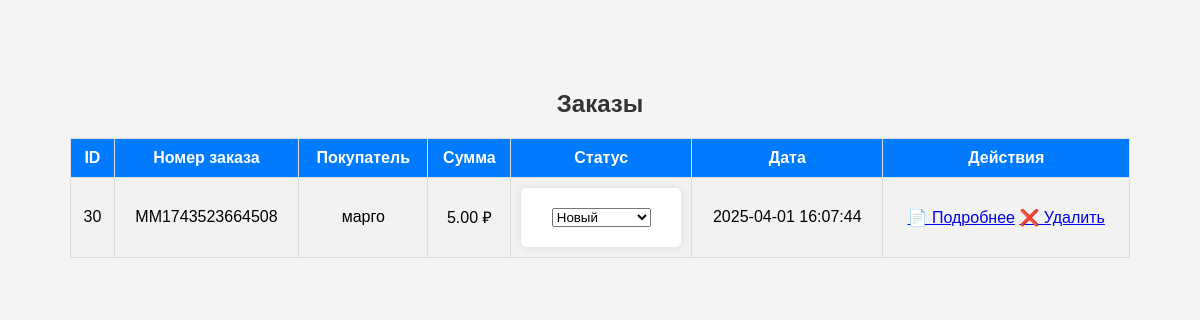
The page /admin/orders.php (signed in) on the database as committed earlier.
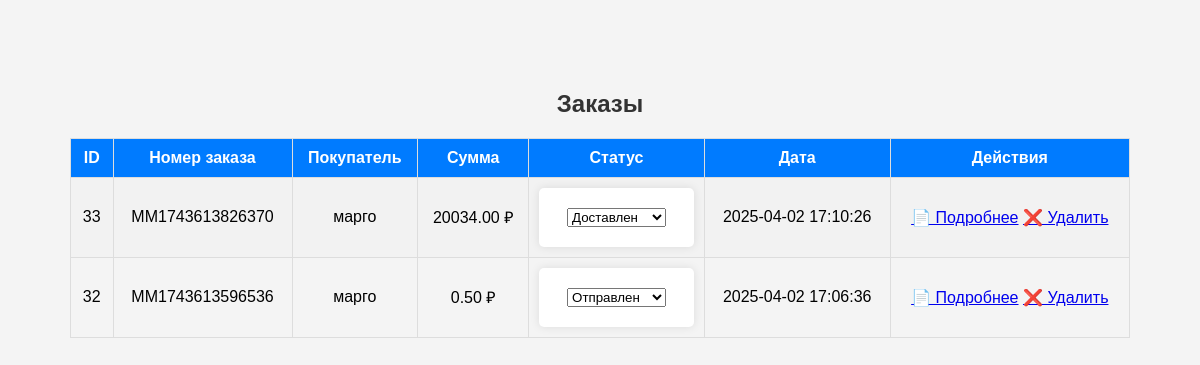
The same page on the database as committed later.
### tables this page shows
CREATE TABLE `orders` (
  `id` int(11) NOT NULL AUTO_INCREMENT,
  `order_number` varchar(50) NOT NULL,
  `user_name` varchar(255) NOT NULL,
  `phone` varchar(20) NOT NULL,
  `email` varchar(100) NOT NULL,
  `address` text NOT NULL,
  `total_price` decimal(10,2) NOT NULL,
  `created_at` timestamp NOT NULL DEFAULT current_timestamp(),
  `user_id` int(11) DEFAULT NULL,
  `status` varchar(50) NOT NULL DEFAULT 'Новый',
  `name` varchar(255) NOT NULL,
  `delivery` varchar(100) NOT NULL,
  `payment` varchar(100) NOT NULL,
  `discount` decimal(10,2) NOT NULL DEFAULT 0.00,
  `total_discount` decimal(10,2) NOT NULL DEFAULT 0.00,
  PRIMARY KEY (`id`),
  KEY `user_id` (`user_id`),
  CONSTRAINT `orders_ibfk_1` FOREIGN KEY (`user_id`) REFERENCES `users` (`id`)
);

CREATE TABLE `users` (
  `id` int(11) NOT NULL AUTO_INCREMENT,
  `name` varchar(255) NOT NULL,
  `email` varchar(100) NOT NULL,
  `password` varchar(255) NOT NULL,
  `created_at` timestamp NOT NULL DEFAULT current_timestamp(),
  `reset_token` varchar(64) DEFAULT NULL,
  `status` enum('active','blocked') DEFAULT 'active',
  PRIMARY KEY (`id`),
  UNIQUE KEY `email` (`email`)
);

### admin/orders.php (the view, shortened to what this page needs)
<?php
require_once '../database/db.php';
$stmt = $conn->query("
    SELECT orders.*, users.name AS user_name
    FROM orders
    JOIN users ON orders.user_id = users.id
    ORDER BY orders.created_at DESC
");
$orders = $stmt->fetchAll(PDO::FETCH_ASSOC);
?>
<!DOCTYPE html>
<html lang="ru">
<head>
    <link rel="stylesheet" href="styles.css">
</head>
<body>
    <h2>Заказы</h2>
    <table border="1">
        <tr>
            <th>ID</th>
            <th>Номер заказа</th>
            <th>Покупатель</th>
            <th>Сумма</th>
            <th>Статус</th>
            <th>Дата</th>
            <th>Действия</th>
        </tr>
        <?php foreach ($orders as $order): ?>
            <tr>
                <td><?= $order['id']; ?></td>
                <td><?= htmlspecialchars($order['order_number']); ?></td>
                <td><?= htmlspecialchars($order['user_name']); ?></td>
                <td><?= number_format($order['total_price'], 2, '.', ''); ?> ₽</td>
                <td>
                    <form method="POST" action="update_order_status.php">
                        <select name="status" class="status-<?= strtolower(str_replace(' ', '-', $order['status'])); ?>" onchange="this.form.submit()">
                            <option value="Новый" <?= $order['status'] == 'Новый' ? 'selected' : ''; ?>>Новый</option>
                            <option value="Отправлен" <?= $order['status'] == 'Отправлен' ? 'selected' : ''; ?>>Отправлен</option>
                            <option value="Доставлен" <?= $order['status'] == 'Доставлен' ? 'selected' : ''; ?>>Доставлен</option>
                        </select>
                    </form>
                </td>
                <td><?= $order['created_at']; ?></td>
                <td>
                    <a href="order_details.php?id=<?= $order['id']; ?>">📄 Подробнее</a>
                    <a href="delete_order.php?id=<?= $order['id']; ?>" onclick="return confirm('Вы уверены, что хотите удалить этот заказ?');" class="text-danger">❌ Удалить</a>
                </td>
            </tr>
        <?php endforeach; ?>
    </table>
</body>
</html>

Rows that differ between the two databases and show on the page:
removed orders: id "30", order_number "MM1743523664508", user.name "марго", total_price "5.00", status "Новый", created_at "2025-04-01 16:07:44"
added orders: id "33", order_number "MM1743613826370", user.name "марго", total_price "20034.00", status "Доставлен", created_at "2025-04-02 17:10:26"
added orders: id "32", order_number "MM1743613596536", user.name "марго", total_price "0.50", status "Отправлен", created_at "2025-04-02 17:06:36"
